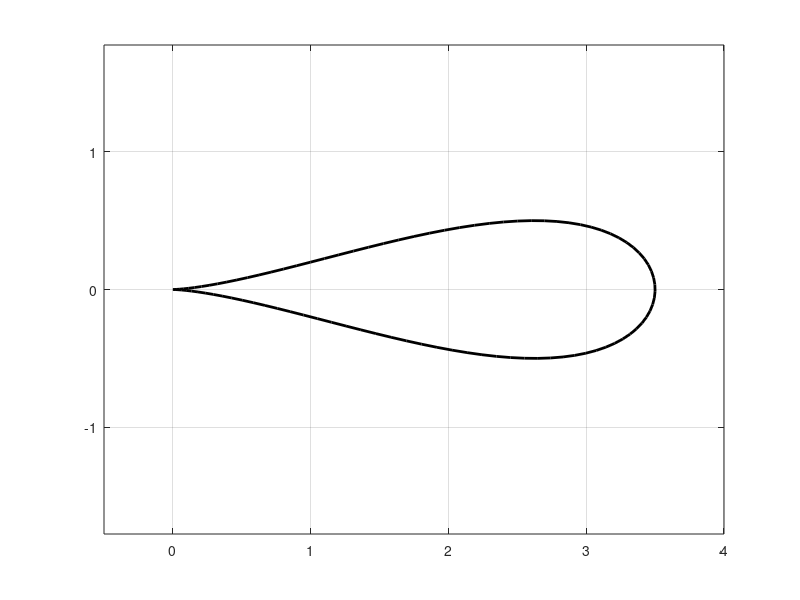
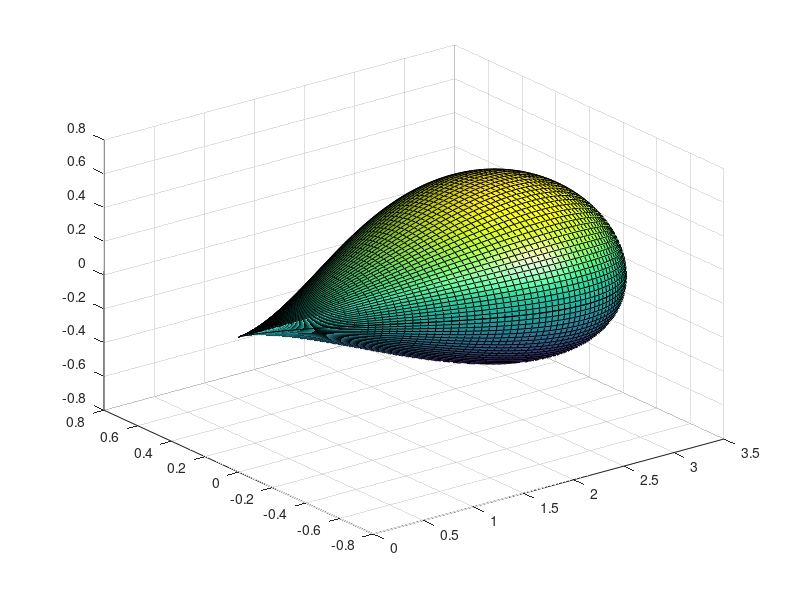

These figures' MATLAB source, in order: (Note: this script raises an error after producing the figures.)
%Written by Eclypse-Prime

close all;
clear;
clc;

%%

N1 = 100;

a = 7/4;
b = 2/(3*sqrt(3));
T1 = linspace(0,2*pi,N1);

X = a * (1 + sin(T1));
Y = b * cos(T1) .* (1 + sin(T1));

figure();
plot(X,Y,'black', 'LineWidth',2);
xlim([-0.5 4])
axis equal
grid on

%%

N2 = 100;

T2 = linspace(pi/2, 3*pi/2, N2);
theta = linspace(0,2*pi,N2);

X2 = a * (1 + sin(T2));
Y2 = b * cos(T2) .* (1 + sin(T2));

Xs = repmat(X2', size(theta));
Ys = Y2' * cos(theta);
Zs = Y2' * sin(theta);

figure();
grey = 0.75;
sl = surfl(Xs,Ys,Zs,'light');
sl(2).Color = 'w';
sl(1).FaceColor = [grey grey grey];
sl(1).EdgeColor = 'none';
axis equal
